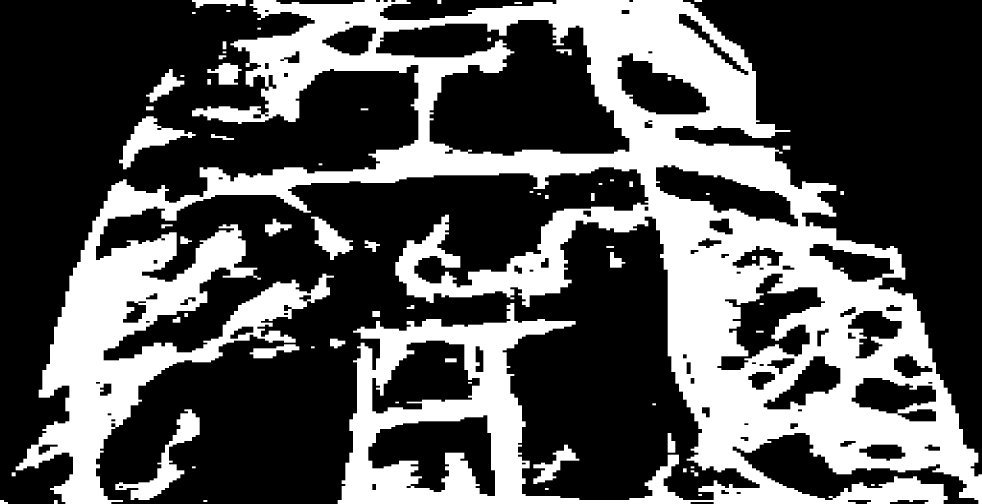
#> input picture Final_Task/segmented_mask.png, 2946 x 1511 px (shown at 1/3 size)
$ jupyter execute AStar.ipynb
#> lines starting #> are read from the running program, lines starting #| are printed output that depends on the picture; after the words box and inside, x2 and y2 are one past the last pixel; in counts of white or black regions, pixels touching at a corner belong together
[cell 1]
import heapq
import matplotlib.pyplot as plt
import numpy as np
import cv2

[cell 2]
scale = 0.5
start = (100,200)
end = (800,1500)

[cell 3]
def resize_grid(grid):
    h, w = grid.shape
    new_size = (int(w*scale), int(h*scale))
    small = cv2.resize(grid, new_size, interpolation=cv2.INTER_NEAREST)
    return small

[cell 4]
mask = cv2.imread("segmented_mask.png", cv2.IMREAD_GRAYSCALE)
#> mask: shape (1511, 2946); 33.7% white; 68 white regions, largest, box (x1, y1, x2, y2) and area: (47, 0, 2946, 1511) 1429819, (346, 1228, 599, 1500) 15867, (357, 349, 587, 508) 12057

if mask is None:
    print("Error: segmented_mask.png not found. Run the segmentation pipeline first.")
    exit()

kernel = np.ones((5,5), np.uint8)
mask = cv2.morphologyEx(mask, cv2.MORPH_OPEN, kernel)
mask = cv2.morphologyEx(mask, cv2.MORPH_CLOSE, kernel)

grid = (mask != 255).astype(np.uint8)  # 0 = road, 1 = obstacle
grid = resize_grid(grid)
#> in resize_grid, `small = cv2.resize(grid, new_size, interpolation=cv2.INTER_NEAREST)`:
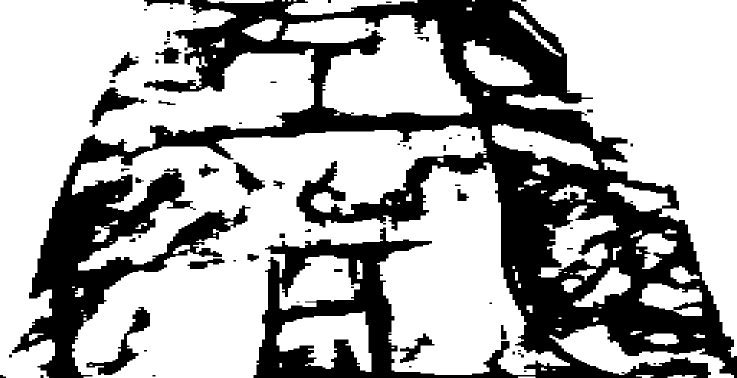
#> small: shape (755, 1473) (shown at 1/2 size); values 0 (black) and 1 (white), 66.4% white; 68 black regions (22 under 20 px), largest, box (x1, y1, x2, y2) and area: (24, 0, 1473, 755) 356909, (173, 614, 300, 750) 3984, (179, 175, 294, 254) 3020

[cell 5]
plt.figure(figsize=(10,5))
plt.subplot(1,2,1)
plt.imshow(mask)
plt.title("Original")

plt.subplot(1,2,2)
plt.imshow(grid, cmap='gray')
plt.title("Grid (0=road, 1=obstacle)")
plt.show()
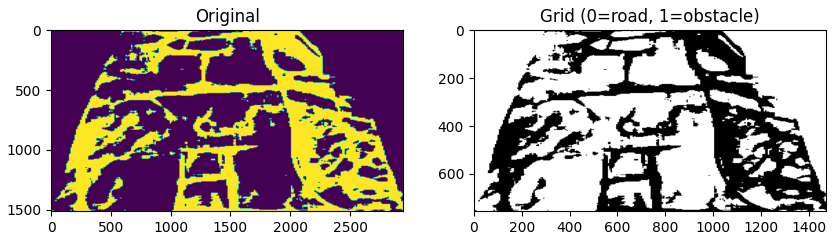
#> figure drawn by matplotlib, 2 panels

[cell 6]
class Node:
    def __init__(self, x, y, g=0, h=0, parent=None):
        self.x = x
        self.y = y
        self.g = g
        self.h = h
        self.f = g + h
        self.parent = parent

    def __lt__(self, other):
        return self.f < other.f  # for heapq

[cell 7]
def heuristic(x1, y1, x2, y2):
    return ((x1 - x2)**2 + (y1 - y2)**2) ** 0.5  # Euclidean

def is_walkable(x, y):
    return (0 <= x < grid.shape[0] and
            0 <= y < grid.shape[1] and
            grid[x][y] == 0)

def reconstruct_path(node):
    path = []
    while node:
        path.append((node.x, node.y))
        node = node.parent
    return path[::-1]

def astar(start, end):
    open_heap = []
    heapq.heappush(open_heap, Node(start[0], start[1]))

    closed_set = set()
    visited = {}  # (x,y) -> g cost

    while open_heap:
        current = heapq.heappop(open_heap)

        if (current.x, current.y) == end:
            return reconstruct_path(current)

        closed_set.add((current.x, current.y))

        directions = [
            (0,1), (1,0), (0,-1), (-1,0),
            (1,1), (1,-1), (-1,1), (-1,-1)
        ]

        for dx, dy in directions:
            nx, ny = current.x + dx, current.y + dy

            if not is_walkable(nx, ny) or (nx, ny) in closed_set:
                continue

            # Prevent diagonal corner cutting
            if dx != 0 and dy != 0:
                if not (is_walkable(current.x + dx, current.y) and
                        is_walkable(current.x, current.y + dy)):
                    continue

            if dx != 0 and dy != 0:
                new_g = current.g + 1.414  # diagonal
            else:
                new_g = current.g + 1

            if (nx, ny) not in visited or new_g < visited[(nx, ny)]:
                visited[(nx, ny)] = new_g
                h = heuristic(nx, ny, end[0], end[1])
                neighbor = Node(nx, ny, new_g, h, current)
                heapq.heappush(open_heap, neighbor)

    return []  # no path

[cell 8]
def snap_to_road(point, grid):
#> called with point = (50, 100)
    road_pixels = np.argwhere(grid == 0)  # 0 = road
#> road_pixels = 374102 pairs, first value 0 to 754, second value 0 to 1472
    if len(road_pixels) == 0:
        return point
    distances = np.linalg.norm(road_pixels - np.array(point), axis=1)
    return tuple(road_pixels[np.argmin(distances)])

[cell 9]
start_scaled = (int(start[0] * scale), int(start[1] * scale))
end_scaled = (int(end[0] * scale), int(end[1] * scale))

START = snap_to_road(start_scaled, grid)
#> START = (142, 219)
END = snap_to_road(end_scaled, grid)
#> END = (408, 750)
print(f"Snapped start: {START}, end: {END}")
#| Snapped start: (142, 219), end: (408, 750)

if not is_walkable(*START):
    print("Start is not on a road")
elif not is_walkable(*END):
    print("End is not on a road")
else:
    path = astar(START, END)
#> in astar, `open_heap = []`: open_heap = []
#> in __init__, `self.x = x`: self.x = 142
#> in __init__, `self.y = y`: self.y = 219
#> the loop in astar, `while open_heap:` made 1364 passes
    path = [(int(x), int(y)) for x, y in path]

    if path:
        print("Path found:")
        print(path)
    else:
        print("No path found")

    vis = cv2.cvtColor((1-grid)*255, cv2.COLOR_GRAY2BGR)

    for x, y in path:
        vis[x, y] = [255, 0, 0]  # red path
#> this loop made 0 passes

    plt.imshow(vis)
    plt.title("A* Path")
    plt.show()

    orig = cv2.imread("topdown_image.png")
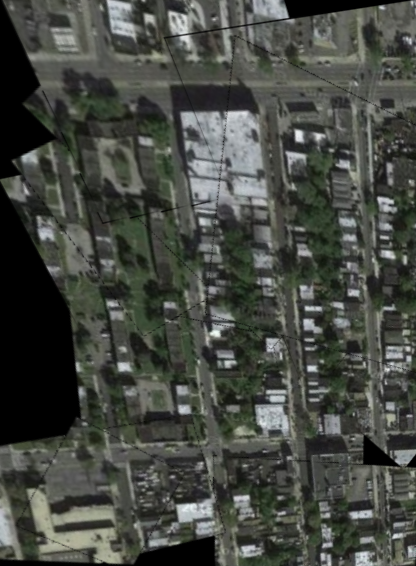
#> input picture Final_Task/topdown_image.png, 416 x 566 px
#> orig is the input picture: shape (566, 416, 3); mean B, G, R 66.8, 73, 69.9
    orig = cv2.resize(orig, (grid.shape[1], grid.shape[0]))
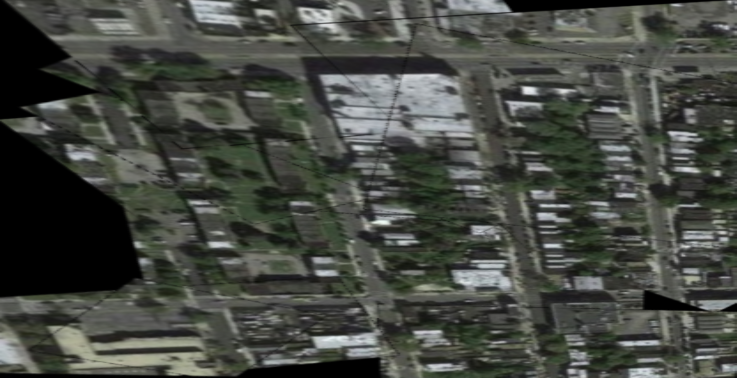
#> orig: shape (755, 1473, 3) (shown at 1/2 size); mean B, G, R 66.7, 72.9, 69.8

    for x, y in path:
        orig[x, y] = [0, 0, 255]

    plt.imshow(cv2.cvtColor(orig, cv2.COLOR_BGR2RGB))
    plt.title("Final Path on Map")
    plt.axis('off')
    plt.show()
